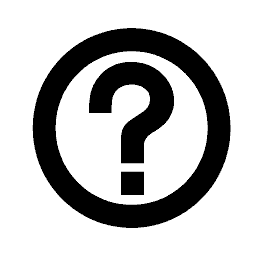
//> input picture Program zmasakrowany przez potężnego informatyka/input.bmp, 256 x 256 px
$ ./filt_gaussowski '../Program zmasakrowany przez potężnego informatyka/input.bmp'   (built with g++ and OpenCV 4)
//> lines starting //> are read from the running program, lines starting //| are printed output that depends on the picture; after the words box and inside, x2 and y2 are one past the last pixel; in counts of white or black regions, pixels touching at a corner belong together
#include <opencv2/imgproc/imgproc.hpp>
#include <opencv2/objdetect/objdetect.hpp>
#include <opencv2/highgui/highgui.hpp>
#include <iostream>

using namespace std;
using namespace cv;

int main(int argc, const char** argv)
{
       Mat inImg = imread(argv[1], CV_LOAD_IMAGE_COLOR);
//> inImg is the input picture: 256 rows x 256 cols, CV_8UC3; min 0, max 255, mean 187.6
 if (inImg.empty())
 {
  cout << "Error: cannot load source image!\n";
  return -1;
 }
        imshow ("Input Image", inImg);

     Mat smoothed_img = inImg.clone();
        for(int i = 1 ; i < 10; i ++){
     GaussianBlur(inImg,smoothed_img,Size(2*i+1,2*i+1),1.5);
   }
//> this loop made 9 passes
//> pass 1, `GaussianBlur(inImg,smoothed_img,Size(2*i+1,2*i+1),1.5);`:
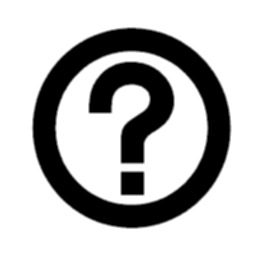
//> smoothed_img: 256 rows x 256 cols, CV_8UC3; 7.06% of pixels changed, all inside (x1, y1, x2, y2) = (31, 27, 232, 229)
//> pass 3, `GaussianBlur(inImg,smoothed_img,Size(2*i+1,2*i+1),1.5);`:
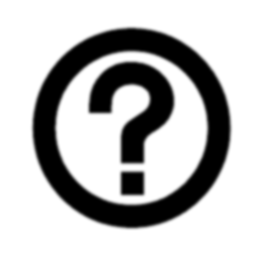
//> smoothed_img: 256 rows x 256 cols, CV_8UC3; min 0, max 255, mean 187.6
//> after the loop: smoothed_img: 256 rows x 256 cols, CV_8UC3; 18.81% of pixels changed, all inside (x1, y1, x2, y2) = (29, 24, 235, 232)
        imshow("Output Image", smoothed_img);

        return 0;
}
